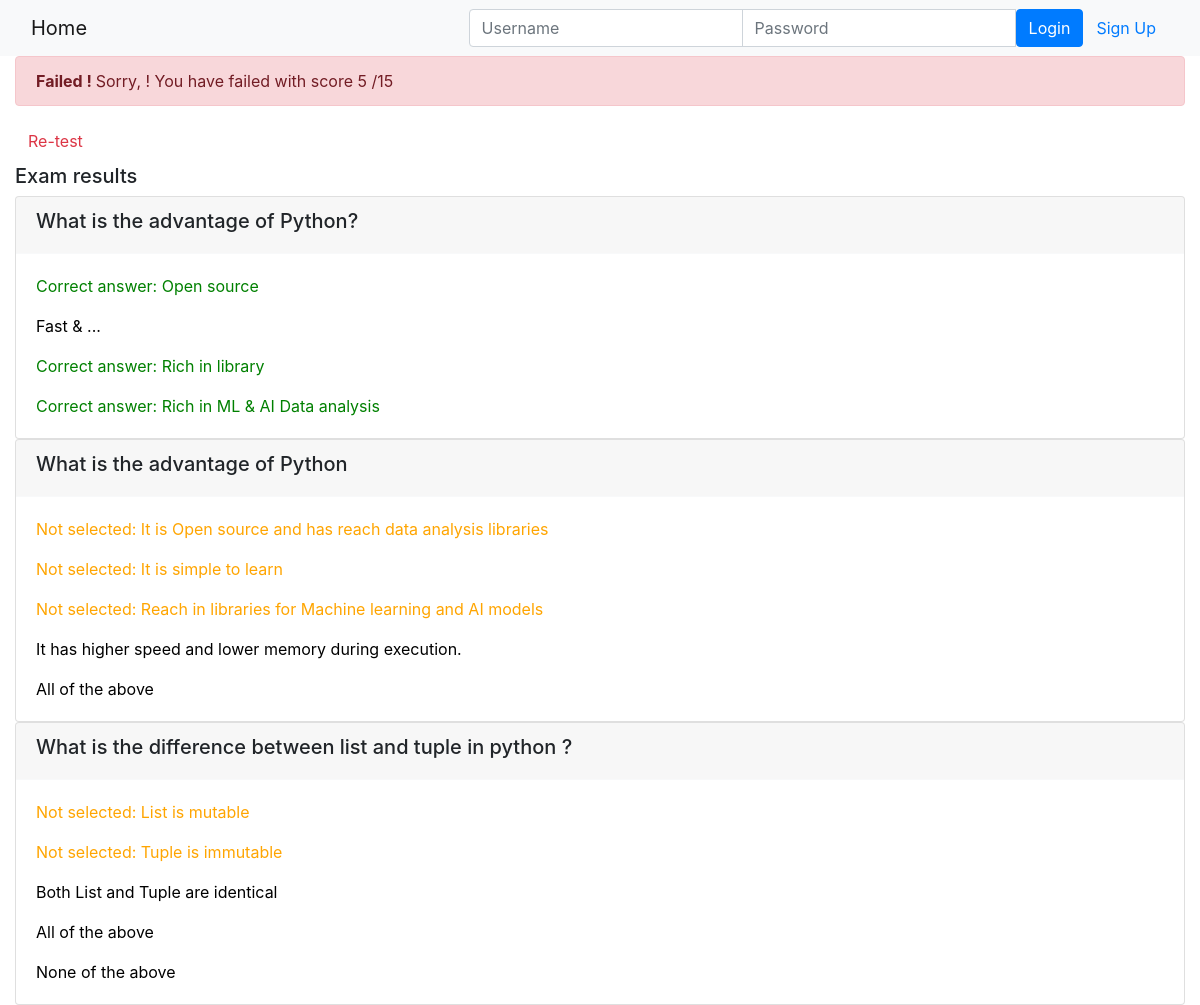
/onlinecourse/course/2/submission/2/result/, run on an earlier commit of the app's database.
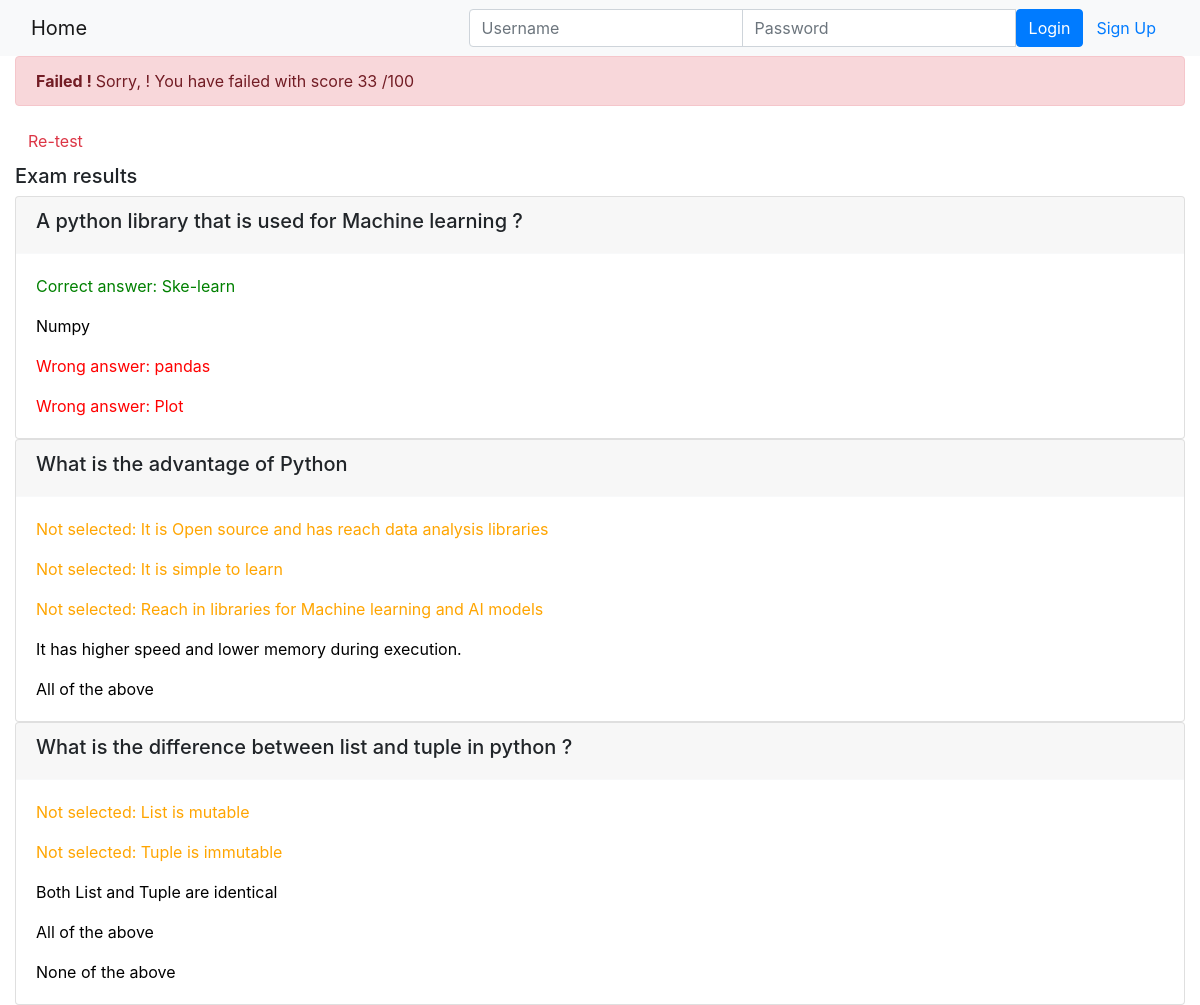
And on a later commit of the database.
### onlinecourse/models.py (models this page shows)
class Question(models.Model):
    course = models.ForeignKey(Course, on_delete=models.CASCADE)
    title = models.CharField(max_length=550, default="question title")
    text = models.CharField(max_length=550, default="question text")
    grade = models.FloatField(default=5.0)
    def is_get_score(self, selected_ids):
        all_answers = self.choice_set.filter(is_correct=True).count()
        selected_correct = self.choice_set.filter(is_correct=True, id__in=selected_ids).count()
        if all_answers == selected_correct:
            return True
        else:
            return False

class Choice(models.Model):
    question = models.ForeignKey(Question, on_delete=models.CASCADE)
    text = models.CharField(max_length=550, default="question text")
    is_correct = models.BooleanField(default=False)

### onlinecourse/views.py (the view)
# urls.py: path('course/<int:course_id>/submission/<int:submission_id>/result/', views.show_exam_result, name='show_exam_result'),
def show_exam_result(request, course_id, submission_id):
    course = get_object_or_404(Course, pk=course_id)
    submission = get_object_or_404(Submission, pk=submission_id)
    choices = submission.choices.all()
    total_mark, mark = 0, 0
    for question in course.question_set.all():
        total_mark += round(question.grade)
        if question.is_get_score(choices):
            mark += round(question.grade)
    return render(
        request,
        'onlinecourse/exam_result_bootstrap.html',
        {"course":course, "choices":choices,"mark":mark,
            "total_mark": total_mark,
            "submission": submission,
            "grade": int((mark / total_mark) * 100)}
    )

### onlinecourse/templates/onlinecourse/exam_result_bootstrap.html (shortened to what this page needs)
<!DOCTYPE html>
<html lang="en">
<head>
    {% load static %}
    <link rel="stylesheet" href="https://maxcdn.bootstrapcdn.com/bootstrap/4.5.2/css/bootstrap.min.css">
</head>
<body>
 <nav class="navbar navbar-light bg-light">
    <div class="container-fluid">
        <div class="navbar-header">
              <a class="navbar-brand" href="{% url 'onlinecourse:index' %}">Home</a>
        </div>
        <ul class="nav navbar-nav navbar-right">
            {% if user.is_authenticated %}
            <li>
                <a class="btn btn-link" href="#">{{ user.first_name }}({{ user.username }})</a>
                <a class="btn btn-link" href="{% url 'onlinecourse:logout' %}">Logout</a>
            </li>
            {% else %}
            <li>
                <form class="form-inline" action="{% url 'onlinecourse:login' %}" method="post">
                    <div class="input-group">
                        <input type="text" class="form-control" placeholder="Username" name="username" >
                        <input type="password" class="form-control" placeholder="Password" name="psw" >
                        <button class="btn btn-primary" type="submit">Login</button>
                        <a class="btn btn-link" href="{% url 'onlinecourse:registration' %}">Sign Up</a>
                    </div>
                </form>
            </li>
            {% endif %}
        </ul>
    </div>
</nav>
<div class="container-fluid">
    {% if grade > 80 %}
    <div class="alert alert-success">
       <b> Congratulations, {{user.name}} ! </b> You have passed the exam and completed
            the course with score {{mark}} /{{total_mark}}
    </div>
        {% else %}
        <div class="alert alert-danger">
            <b> Failed ! </b>Sorry, {{user.name}} ! You have failed with score  {{mark}} /{{total_mark}}
        </div>
        <a class="btn btn-link text-danger" href="{% url 'onlinecourse:course_details' course.id %}">Re-test</a>
        {% endif %}
        <div class="card-columns-vertical mt-1">
        <h5 class="">Exam results</h5>
            {% for question in course.question_set.all %}
                <div class="card">
                    <div class="card-header border-light">
                        <h5>{{question.text}}</h5>
                    </div>
                    <div class="card-body">
                        {% for choice in question.choice_set.all %}
                           {% if choice.is_correct and choice in choices %}
                            <p class="card-text" style="color:green">Correct answer: {{choice.text}}</p>
                            {% elif choice.is_correct and choice not in choices %}
                            <p class="card-text" style="color:orange">Not selected: {{choice.text}}</p>
                            {% elif choice.is_correct == False and choice in choices %}
                            <p class="card-text" style="color:red">Wrong answer: {{choice.text}}</p>
                            {% else %}
                            <p class="card-text" style="color:black">{{choice.text}}</p>
                            {% endif %}
                        {% endfor %}
                    </div>
                </div>
            {% endfor %}
        </div>
    </div>
</body>
</html>

What changed in the data, as far as the page shows it:
changed Question: text "What is the advantage of Python?" → "A python library that is used for Machine learning ?"
changed Choice: text "Open source" → "Ske-learn"
changed Choice: text "Fast & ..." → "Numpy"
changed Choice: text "Rich in library" → "pandas"; is_correct "Correct answer:" → "Wrong answer:"
changed Choice: text "Rich in ML & AI Data analysis" → "Plot"; is_correct "Correct answer:" → "Wrong answer:"
Also different on the page:
{{ mark }}: "5" → "33"
{{ total_mark }}: "15" → "100"
